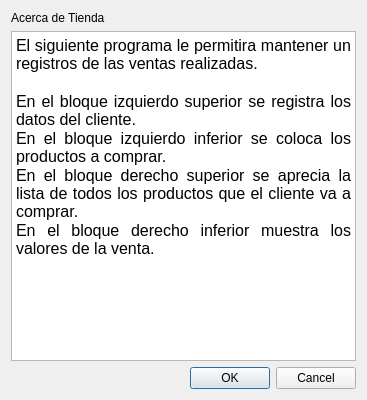
<?xml version="1.0" encoding="UTF-8"?>
<ui version="4.0">
 <class>Acerca</class>
 <widget class="QDialog" name="Acerca">
  <property name="geometry">
   <rect>
    <x>0</x>
    <y>0</y>
    <width>367</width>
    <height>400</height>
   </rect>
  </property>
  <property name="maximumSize">
   <size>
    <width>400</width>
    <height>400</height>
   </size>
  </property>
  <property name="windowTitle">
   <string>Dialog</string>
  </property>
  <layout class="QGridLayout" name="gridLayout">
   <item row="1" column="0">
    <widget class="QTextEdit" name="textEdit">
     <property name="enabled">
      <bool>true</bool>
     </property>
     <property name="readOnly">
      <bool>true</bool>
     </property>
     <property name="html">
      <string>&lt;!DOCTYPE HTML PUBLIC &quot;-//W3C//DTD HTML 4.0//EN&quot; &quot;http://www.w3.org/TR/REC-html40/strict.dtd&quot;&gt;
&lt;html&gt;&lt;head&gt;&lt;meta name=&quot;qrichtext&quot; content=&quot;1&quot; /&gt;&lt;style type=&quot;text/css&quot;&gt;
p, li { white-space: pre-wrap; }
&lt;/style&gt;&lt;/head&gt;&lt;body style=&quot; font-family:'MS Shell Dlg 2'; font-size:8.25pt; font-weight:400; font-style:normal;&quot;&gt;
&lt;p align=&quot;justify&quot; style=&quot; margin-top:0px; margin-bottom:0px; margin-left:0px; margin-right:0px; -qt-block-indent:0; text-indent:0px;&quot;&gt;&lt;span style=&quot; font-size:12pt;&quot;&gt;El siguiente programa le permitira mantener un registros de las ventas realizadas.&lt;/span&gt;&lt;/p&gt;
&lt;p align=&quot;justify&quot; style=&quot;-qt-paragraph-type:empty; margin-top:0px; margin-bottom:0px; margin-left:0px; margin-right:0px; -qt-block-indent:0; text-indent:0px; font-size:12pt;&quot;&gt;&lt;br /&gt;&lt;/p&gt;
&lt;p align=&quot;justify&quot; style=&quot; margin-top:0px; margin-bottom:0px; margin-left:0px; margin-right:0px; -qt-block-indent:0; text-indent:0px;&quot;&gt;&lt;span style=&quot; font-size:12pt;&quot;&gt;En el bloque izquierdo superior se registra los datos del cliente.&lt;/span&gt;&lt;/p&gt;
&lt;p align=&quot;justify&quot; style=&quot; margin-top:0px; margin-bottom:0px; margin-left:0px; margin-right:0px; -qt-block-indent:0; text-indent:0px;&quot;&gt;&lt;span style=&quot; font-size:12pt;&quot;&gt;En el bloque izquierdo inferior se coloca los productos a comprar.&lt;/span&gt;&lt;/p&gt;
&lt;p align=&quot;justify&quot; style=&quot; margin-top:0px; margin-bottom:0px; margin-left:0px; margin-right:0px; -qt-block-indent:0; text-indent:0px;&quot;&gt;&lt;span style=&quot; font-size:12pt;&quot;&gt;En el bloque derecho superior se aprecia la lista de todos los productos que el cliente va a comprar.&lt;/span&gt;&lt;/p&gt;
&lt;p align=&quot;justify&quot; style=&quot; margin-top:0px; margin-bottom:0px; margin-left:0px; margin-right:0px; -qt-block-indent:0; text-indent:0px;&quot;&gt;&lt;span style=&quot; font-size:12pt;&quot;&gt;En el bloque derecho inferior muestra los valores de la venta.&lt;/span&gt;&lt;/p&gt;
&lt;p align=&quot;justify&quot; style=&quot;-qt-paragraph-type:empty; margin-top:0px; margin-bottom:0px; margin-left:0px; margin-right:0px; -qt-block-indent:0; text-indent:0px; font-size:12pt;&quot;&gt;&lt;br /&gt;&lt;/p&gt;&lt;/body&gt;&lt;/html&gt;</string>
     </property>
    </widget>
   </item>
   <item row="0" column="0">
    <widget class="QLabel" name="label">
     <property name="text">
      <string>Acerca de Tienda</string>
     </property>
    </widget>
   </item>
   <item row="2" column="0">
    <widget class="QDialogButtonBox" name="buttonBox">
     <property name="orientation">
      <enum>Qt::Horizontal</enum>
     </property>
     <property name="standardButtons">
      <set>QDialogButtonBox::Cancel|QDialogButtonBox::Ok</set>
     </property>
    </widget>
   </item>
  </layout>
 </widget>
 <resources/>
 <connections>
  <connection>
   <sender>buttonBox</sender>
   <signal>accepted()</signal>
   <receiver>Acerca</receiver>
   <slot>accept()</slot>
   <hints>
    <hint type="sourcelabel">
     <x>248</x>
     <y>254</y>
    </hint>
    <hint type="destinationlabel">
     <x>157</x>
     <y>274</y>
    </hint>
   </hints>
  </connection>
  <connection>
   <sender>buttonBox</sender>
   <signal>rejected()</signal>
   <receiver>Acerca</receiver>
   <slot>reject()</slot>
   <hints>
    <hint type="sourcelabel">
     <x>316</x>
     <y>260</y>
    </hint>
    <hint type="destinationlabel">
     <x>286</x>
     <y>274</y>
    </hint>
   </hints>
  </connection>
 </connections>
</ui>
